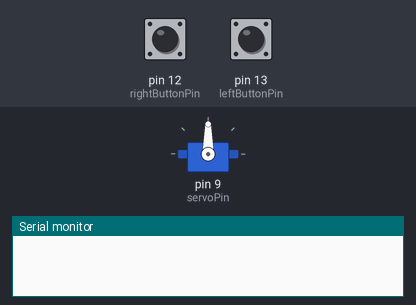
This sketch was run on a simulated Arduino Uno, built with avr-gcc and run on an emulated ATmega328P. Shown: servo, the last lines printed to the serial monitor. The inputs (shaded band) are chosen by the test bench; at power-on: pin 12 (rightButtonPin) LOW, pin 13 (leftButtonPin) LOW.

Above: at 1.2 s.
1.3 s: pin 12 (rightButtonPin) pulled HIGH for 1 s
At 3.2 s:
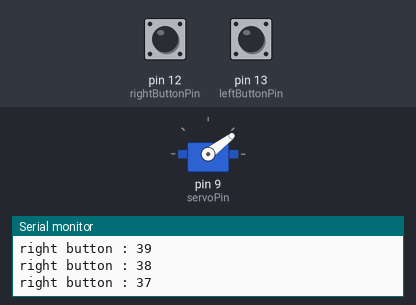
3.8 s: pin 13 (leftButtonPin) pulled HIGH for 3.2 s
8.5 s: pin 12 (rightButtonPin) pulled HIGH for 0.15 s
At 9.6 s:
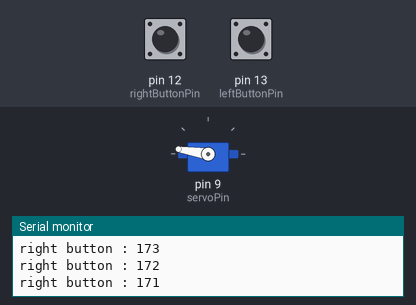
10.1 s: pin 12 (rightButtonPin) pulled HIGH for 3.2 s
At 13.6 s:
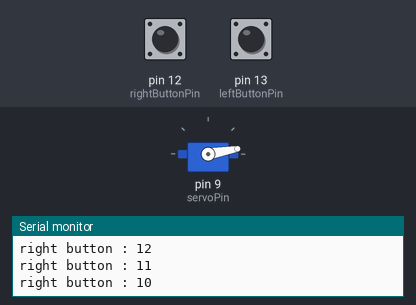
14.8 s: pin 13 (leftButtonPin) pulled HIGH for 0.15 s
At 15.6 s:
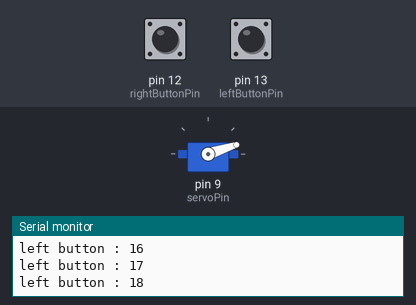
Timing chart, 0 to 17.4 s (numbered marks = the images above; inputs shaded):
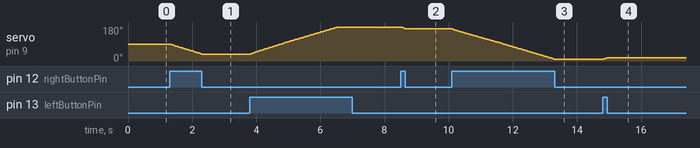

The sketch:

04.ino
```cpp
#include "Servo.h"
int servoPin = 9;
int rightButtonPin = 12;
int leftButtonPin = 13;
int servoAngle = 90;
int rightButtonState = 0;
int leftButtonState = 0;
Servo myservo;

void setup() {
  pinMode(rightButtonPin, INPUT);
  pinMode(leftButtonPin, INPUT);
  myservo.attach(servoPin);
  myservo.write(servoAngle);
  Serial.begin(9600);
}

void loop() {
  rightButtonState = digitalRead(rightButtonPin);
  leftButtonState = digitalRead(leftButtonPin);

  if(rightButtonState == 1) {
    if(servoAngle > 0) {
      myservo.write(servoAngle);
      Serial.print("right button : ");
      Serial.println(servoAngle);
      servoAngle--;
      delay(15);
    }
  }

  if(leftButtonState == 1) {
    if(servoAngle < 180) {
      myservo.write(servoAngle);
      Serial.print("left button : ");
      Serial.println(servoAngle);
      servoAngle++;
      delay(15);
    }
  }
}
```

Measured:
- after the input at 1.3 s, servo on pin 9 (servoPin): moves from 90° to 37° over 0.98 s, starting at once
- after the input at 8.5 s, servo on pin 9 (servoPin): 179° → 171° at once
- after the input at 10.1 s, servo on pin 9 (servoPin): moves from 171° to 10° over 3.2 s, starting at once
- after the input at 14.8 s, servo on pin 9 (servoPin): 10° → 18° at once
